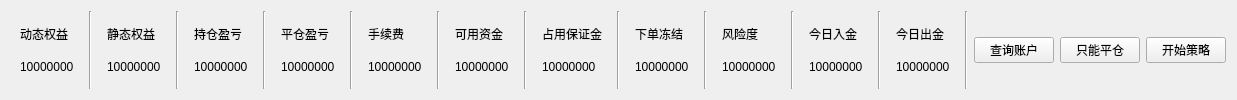
         <widget class="QWidget" name="panel_show_account" native="true">
          <layout class="QHBoxLayout" name="horizontalLayout">
           <item>
            <widget class="QWidget" name="widget_dongtaiquanyi" native="true">
             <property name="styleSheet">
              <string notr="true">border-right-color: rgb(170, 164, 162);</string>
             </property>
             <layout class="QVBoxLayout" name="verticalLayout_4">
              <item>
               <widget class="QLabel" name="label_dongtaiquanyi">
                <property name="text">
                 <string>动态权益</string>
                </property>
               </widget>
              </item>
              <item>
               <widget class="QLabel" name="label_value_dongtaiquanyi">
                <property name="text">
                 <string>10000000</string>
                </property>
               </widget>
              </item>
             </layout>
            </widget>
           </item>
           <item>
            <widget class="Line" name="line_13">
             <property name="orientation">
              <enum>Qt::Vertical</enum>
             </property>
            </widget>
           </item>
           <item>
            <widget class="QWidget" name="widget_jingtaiquanyi" native="true">
             <property name="styleSheet">
              <string notr="true">border-right-color: rgb(170, 164, 162);</string>
             </property>
             <layout class="QVBoxLayout" name="verticalLayout_3">
              <item>
               <widget class="QLabel" name="label_jingtaiquanyi">
                <property name="text">
                 <string>静态权益</string>
                </property>
               </widget>
              </item>
              <item>
               <widget class="QLabel" name="label_value_jingtaiquanyi">
                <property name="text">
                 <string>10000000</string>
                </property>
               </widget>
              </item>
             </layout>
            </widget>
           </item>
           <item>
            <widget class="Line" name="line_14">
             <property name="orientation">
              <enum>Qt::Vertical</enum>
             </property>
            </widget>
           </item>
           <item>
            <widget class="QWidget" name="widget_chicangyingkui" native="true">
             <property name="styleSheet">
              <string notr="true">border-right-color: rgb(170, 164, 162);</string>
             </property>
             <layout class="QVBoxLayout" name="verticalLayout_8">
              <item>
               <widget class="QLabel" name="label_chicangyingkui">
                <property name="text">
                 <string>持仓盈亏</string>
                </property>
               </widget>
              </item>
              <item>
               <widget class="QLabel" name="label_value_chicangyingkui">
                <property name="text">
                 <string>10000000</string>
                </property>
               </widget>
              </item>
             </layout>
            </widget>
           </item>
           <item>
            <widget class="Line" name="line_15">
             <property name="orientation">
              <enum>Qt::Vertical</enum>
             </property>
            </widget>
           </item>
           <item>
            <widget class="QWidget" name="widget_pingcangyingkui" native="true">
             <property name="styleSheet">
              <string notr="true">border-right-color: rgb(170, 164, 162);</string>
             </property>
             <layout class="QVBoxLayout" name="verticalLayout_9">
              <item>
               <widget class="QLabel" name="label_pingcangyingkui">
                <property name="text">
                 <string>平仓盈亏</string>
                </property>
               </widget>
              </item>
              <item>
               <widget class="QLabel" name="label_value_pingcangyingkui">
                <property name="text">
                 <string>10000000</string>
                </property>
               </widget>
              </item>
             </layout>
            </widget>
           </item>
           <item>
            <widget class="Line" name="line_16">
             <property name="orientation">
              <enum>Qt::Vertical</enum>
             </property>
            </widget>
           </item>
           <item>
            <widget class="QWidget" name="widget_shouxufei" native="true">
             <property name="styleSheet">
              <string notr="true">border-right-color: rgb(170, 164, 162);</string>
             </property>
             <layout class="QVBoxLayout" name="verticalLayout_10">
              <item>
               <widget class="QLabel" name="label_shouxufei">
                <property name="text">
                 <string>手续费</string>
                </property>
               </widget>
              </item>
              <item>
               <widget class="QLabel" name="label_value_shouxufei">
                <property name="text">
                 <string>10000000</string>
                </property>
               </widget>
              </item>
             </layout>
            </widget>
           </item>
           <item>
            <widget class="Line" name="line_17">
             <property name="orientation">
              <enum>Qt::Vertical</enum>
             </property>
            </widget>
           </item>
           <item>
            <widget class="QWidget" name="widget_keyongzijin" native="true">
             <property name="styleSheet">
              <string notr="true">border-right-color: rgb(170, 164, 162);</string>
             </property>
             <layout class="QVBoxLayout" name="verticalLayout_11">
              <item>
               <widget class="QLabel" name="label_keyongzijin">
                <property name="text">
                 <string>可用资金</string>
                </property>
               </widget>
              </item>
              <item>
               <widget class="QLabel" name="label_value_keyongzijin">
                <property name="text">
                 <string>10000000</string>
                </property>
               </widget>
              </item>
             </layout>
            </widget>
           </item>
           <item>
            <widget class="Line" name="line_18">
             <property name="orientation">
              <enum>Qt::Vertical</enum>
             </property>
            </widget>
           </item>
           <item>
            <widget class="QWidget" name="widget_zhanyongbaozhengjin" native="true">
             <property name="styleSheet">
              <string notr="true">border-right-color: rgb(170, 164, 162);</string>
             </property>
             <layout class="QVBoxLayout" name="verticalLayout_12">
              <item>
               <widget class="QLabel" name="label_zhanyongbaozhengjin">
                <property name="text">
                 <string>占用保证金</string>
                </property>
               </widget>
              </item>
              <item>
               <widget class="QLabel" name="label_value_zhanyongbaozhengjin">
                <property name="text">
                 <string>10000000</string>
                </property>
               </widget>
              </item>
             </layout>
            </widget>
           </item>
           <item>
            <widget class="Line" name="line_19">
             <property name="orientation">
              <enum>Qt::Vertical</enum>
             </property>
            </widget>
           </item>
           <item>
            <widget class="QWidget" name="widget_xiadandongjie" native="true">
             <property name="styleSheet">
              <string notr="true">border-right-color: rgb(170, 164, 162);</string>
             </property>
             <layout class="QVBoxLayout" name="verticalLayout_13">
              <item>
               <widget class="QLabel" name="label_xiadandongjie">
                <property name="text">
                 <string>下单冻结</string>
                </property>
               </widget>
              </item>
              <item>
               <widget class="QLabel" name="label_value_xiadandongjie">
                <property name="text">
                 <string>10000000</string>
                </property>
               </widget>
              </item>
             </layout>
            </widget>
           </item>
           <item>
            <widget class="Line" name="line_20">
             <property name="orientation">
              <enum>Qt::Vertical</enum>
             </property>
            </widget>
           </item>
           <item>
            <widget class="QWidget" name="widget_fengxiandu" native="true">
             <property name="styleSheet">
              <string notr="true">border-right-color: rgb(170, 164, 162);</string>
             </property>
             <layout class="QVBoxLayout" name="verticalLayout_5">
              <item>
               <widget class="QLabel" name="label_fengxiandu">
                <property name="text">
                 <string>风险度</string>
                </property>
               </widget>
              </item>
              <item>
               <widget class="QLabel" name="label_value_fengxiandu">
                <property name="text">
                 <string>10000000</string>
                </property>
               </widget>
              </item>
             </layout>
            </widget>
           </item>
           <item>
            <widget class="Line" name="line_10">
             <property name="orientation">
              <enum>Qt::Vertical</enum>
             </property>
            </widget>
           </item>
           <item>
            <widget class="QWidget" name="widget_jinrirujin" native="true">
             <property name="styleSheet">
              <string notr="true">border-right-color: rgb(170, 164, 162);</string>
             </property>
             <layout class="QVBoxLayout" name="verticalLayout_6">
              <item>
               <widget class="QLabel" name="label_jinrirujin">
                <property name="text">
                 <string>今日入金</string>
                </property>
               </widget>
              </item>
              <item>
               <widget class="QLabel" name="label_value_jinrirujin">
                <property name="text">
                 <string>10000000</string>
                </property>
               </widget>
              </item>
             </layout>
            </widget>
           </item>
           <item>
            <widget class="Line" name="line_11">
             <property name="orientation">
              <enum>Qt::Vertical</enum>
             </property>
            </widget>
           </item>
           <item>
            <widget class="QWidget" name="widget_jinrichujin" native="true">
             <property name="styleSheet">
              <string notr="true">border-right-color: rgb(170, 164, 162);</string>
             </property>
             <layout class="QVBoxLayout" name="verticalLayout_7">
              <item>
               <widget class="QLabel" name="label_jinrichujin">
                <property name="text">
                 <string>今日出金</string>
                </property>
               </widget>
              </item>
              <item>
               <widget class="QLabel" name="label_value_jinrichujin">
                <property name="text">
                 <string>10000000</string>
                </property>
               </widget>
              </item>
             </layout>
            </widget>
           </item>
           <item>
            <widget class="Line" name="line_12">
             <property name="orientation">
              <enum>Qt::Vertical</enum>
             </property>
            </widget>
           </item>
           <item>
            <widget class="QPushButton" name="pushButton_query_account">
             <property name="text">
              <string>查询账户</string>
             </property>
            </widget>
           </item>
           <item>
            <widget class="QPushButton" name="pushButton_only_close">
             <property name="text">
              <string>只能平仓</string>
             </property>
            </widget>
           </item>
           <item>
            <widget class="QPushButton" name="pushButton_start_strategy">
             <property name="text">
              <string>开始策略</string>
             </property>
            </widget>
           </item>
          </layout>
         </widget>
